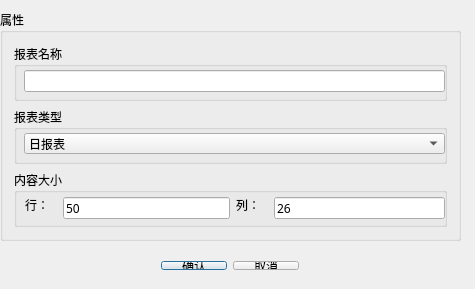
<?xml version="1.0" encoding="UTF-8"?>
<ui version="4.0">
 <class>QCreateReport</class>
 <widget class="QDialog" name="QCreateReport">
  <property name="geometry">
   <rect>
    <x>0</x>
    <y>0</y>
    <width>475</width>
    <height>289</height>
   </rect>
  </property>
  <property name="font">
   <font>
    <family>微软雅黑</family>
   </font>
  </property>
  <property name="windowTitle">
   <string>新建</string>
  </property>
  <widget class="QGroupBox" name="groupBox_4">
   <property name="geometry">
    <rect>
     <x>0</x>
     <y>10</y>
     <width>461</width>
     <height>231</height>
    </rect>
   </property>
   <property name="font">
    <font>
     <family>微软雅黑</family>
     <pointsize>9</pointsize>
     <weight>50</weight>
     <bold>false</bold>
    </font>
   </property>
   <property name="title">
    <string>属性</string>
   </property>
   <layout class="QGridLayout" name="gridLayout">
    <item row="0" column="0">
     <widget class="QGroupBox" name="groupBox">
      <property name="font">
       <font>
        <family>微软雅黑</family>
        <pointsize>9</pointsize>
        <weight>50</weight>
        <bold>false</bold>
       </font>
      </property>
      <property name="title">
       <string>报表名称</string>
      </property>
      <widget class="QLineEdit" name="nameLineEdit">
       <property name="geometry">
        <rect>
         <x>10</x>
         <y>26</y>
         <width>421</width>
         <height>22</height>
        </rect>
       </property>
       <property name="font">
        <font>
         <family>微软雅黑</family>
         <pointsize>9</pointsize>
         <weight>50</weight>
         <bold>false</bold>
        </font>
       </property>
      </widget>
     </widget>
    </item>
    <item row="1" column="0">
     <widget class="QGroupBox" name="groupBox_2">
      <property name="font">
       <font>
        <family>微软雅黑</family>
        <pointsize>9</pointsize>
        <weight>50</weight>
        <bold>false</bold>
       </font>
      </property>
      <property name="title">
       <string>报表类型</string>
      </property>
      <widget class="QComboBox" name="comboBox">
       <property name="enabled">
        <bool>true</bool>
       </property>
       <property name="geometry">
        <rect>
         <x>10</x>
         <y>26</y>
         <width>421</width>
         <height>21</height>
        </rect>
       </property>
       <property name="sizePolicy">
        <sizepolicy hsizetype="Fixed" vsizetype="Fixed">
         <horstretch>0</horstretch>
         <verstretch>0</verstretch>
        </sizepolicy>
       </property>
       <property name="minimumSize">
        <size>
         <width>0</width>
         <height>0</height>
        </size>
       </property>
       <property name="font">
        <font>
         <family>微软雅黑</family>
         <pointsize>9</pointsize>
         <weight>50</weight>
         <bold>false</bold>
        </font>
       </property>
       <property name="mouseTracking">
        <bool>true</bool>
       </property>
       <property name="editable">
        <bool>false</bool>
       </property>
       <property name="duplicatesEnabled">
        <bool>false</bool>
       </property>
       <property name="frame">
        <bool>true</bool>
       </property>
       <item>
        <property name="text">
         <string>日报表</string>
        </property>
       </item>
       <item>
        <property name="text">
         <string>周报表</string>
        </property>
       </item>
       <item>
        <property name="text">
         <string>旬报表</string>
        </property>
       </item>
       <item>
        <property name="text">
         <string>月报表</string>
        </property>
       </item>
       <item>
        <property name="text">
         <string>季度报表</string>
        </property>
       </item>
       <item>
        <property name="text">
         <string>年报表</string>
        </property>
       </item>
       <item>
        <property name="text">
         <string>特殊报表</string>
        </property>
       </item>
       <item>
        <property name="text">
         <string>时段统计报表</string>
        </property>
       </item>
      </widget>
     </widget>
    </item>
    <item row="2" column="0">
     <widget class="QGroupBox" name="groupBox_3">
      <property name="font">
       <font>
        <family>微软雅黑</family>
        <pointsize>9</pointsize>
        <weight>50</weight>
        <bold>false</bold>
       </font>
      </property>
      <property name="title">
       <string>内容大小</string>
      </property>
      <widget class="QLineEdit" name="rowLineEdit">
       <property name="geometry">
        <rect>
         <x>49</x>
         <y>27</y>
         <width>167</width>
         <height>22</height>
        </rect>
       </property>
       <property name="font">
        <font>
         <family>微软雅黑</family>
         <pointsize>9</pointsize>
         <weight>50</weight>
         <bold>false</bold>
        </font>
       </property>
       <property name="text">
        <string>50</string>
       </property>
       <property name="echoMode">
        <enum>QLineEdit::Normal</enum>
       </property>
      </widget>
      <widget class="QLabel" name="label_2">
       <property name="geometry">
        <rect>
         <x>222</x>
         <y>27</y>
         <width>32</width>
         <height>16</height>
        </rect>
       </property>
       <property name="font">
        <font>
         <family>微软雅黑</family>
         <pointsize>9</pointsize>
         <weight>50</weight>
         <bold>false</bold>
        </font>
       </property>
       <property name="text">
        <string>列：</string>
       </property>
      </widget>
      <widget class="QLineEdit" name="columnLineEdit">
       <property name="geometry">
        <rect>
         <x>260</x>
         <y>27</y>
         <width>171</width>
         <height>22</height>
        </rect>
       </property>
       <property name="font">
        <font>
         <family>微软雅黑</family>
         <pointsize>9</pointsize>
         <weight>50</weight>
         <bold>false</bold>
        </font>
       </property>
       <property name="text">
        <string>26</string>
       </property>
      </widget>
      <widget class="QLabel" name="label">
       <property name="geometry">
        <rect>
         <x>11</x>
         <y>27</y>
         <width>32</width>
         <height>16</height>
        </rect>
       </property>
       <property name="font">
        <font>
         <family>微软雅黑</family>
         <pointsize>9</pointsize>
         <weight>50</weight>
         <bold>false</bold>
        </font>
       </property>
       <property name="text">
        <string>行：</string>
       </property>
      </widget>
     </widget>
    </item>
   </layout>
  </widget>
  <widget class="QWidget" name="layoutWidget">
   <property name="geometry">
    <rect>
     <x>150</x>
     <y>250</y>
     <width>160</width>
     <height>31</height>
    </rect>
   </property>
   <property name="font">
    <font>
     <family>微软雅黑</family>
     <pointsize>9</pointsize>
     <weight>50</weight>
     <bold>false</bold>
    </font>
   </property>
   <layout class="QHBoxLayout" name="horizontalLayout_4">
    <item>
     <widget class="QPushButton" name="okPushButton">
      <property name="font">
       <font>
        <family>微软雅黑</family>
        <pointsize>9</pointsize>
        <weight>50</weight>
        <bold>false</bold>
       </font>
      </property>
      <property name="text">
       <string>确认</string>
      </property>
     </widget>
    </item>
    <item>
     <widget class="QPushButton" name="cancelPushButton_2">
      <property name="font">
       <font>
        <family>微软雅黑</family>
        <pointsize>9</pointsize>
        <weight>50</weight>
        <bold>false</bold>
       </font>
      </property>
      <property name="text">
       <string>取消</string>
      </property>
     </widget>
    </item>
   </layout>
  </widget>
 </widget>
 <layoutdefault spacing="6" margin="11"/>
 <resources/>
 <connections>
  <connection>
   <sender>okPushButton</sender>
   <signal>clicked(bool)</signal>
   <receiver>QCreateReport</receiver>
   <slot>slot_on_ok()</slot>
   <hints>
    <hint type="sourcelabel">
     <x>118</x>
     <y>322</y>
    </hint>
    <hint type="destinationlabel">
     <x>165</x>
     <y>175</y>
    </hint>
   </hints>
  </connection>
  <connection>
   <sender>cancelPushButton_2</sender>
   <signal>clicked(bool)</signal>
   <receiver>QCreateReport</receiver>
   <slot>slot_on_cancel()</slot>
   <hints>
    <hint type="sourcelabel">
     <x>199</x>
     <y>322</y>
    </hint>
    <hint type="destinationlabel">
     <x>165</x>
     <y>175</y>
    </hint>
   </hints>
  </connection>
 </connections>
 <slots>
  <slot>slot_on_ok()</slot>
  <slot>slot_on_cancel()</slot>
 </slots>
</ui>
